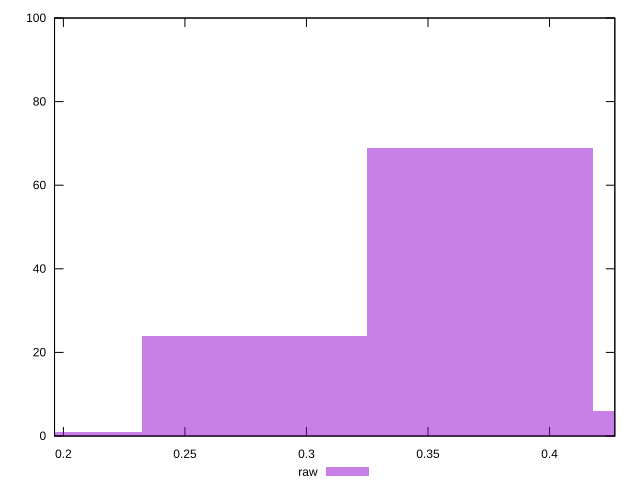

Write gnuplot code to recreate this figure.
reset

$raw <<EOF
0.3714333584588257 69
0.2785750188441193 24
0.4642916980735321 6
0.18571667922941285 1
EOF

set key outside below
set boxwidth 0.09285833961470642
set xrange [0.19635031729834942:0.4268667436953961]
set yrange [0:100]
set trange [0:100]
set style fill transparent solid 0.5 noborder
set terminal svg size 640, 490 enhanced background rgb 'white'
set output "reprap/meta/pScore/samples/pages+cached+noexternal+nomedia/raw/histogram.svg"

plot $raw title "raw" with boxes

reset
